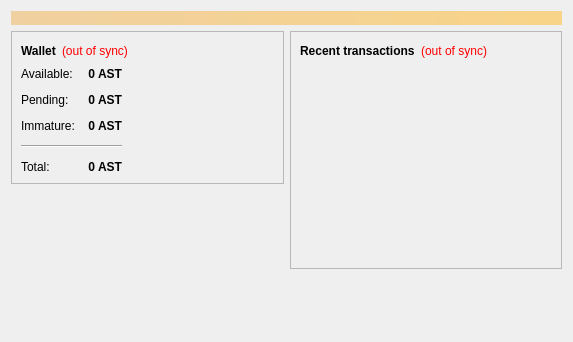
<?xml version="1.0" encoding="UTF-8"?>
<ui version="4.0">
 <class>OverviewPage</class>
 <widget class="QWidget" name="OverviewPage">
  <property name="geometry">
   <rect>
    <x>0</x>
    <y>0</y>
    <width>573</width>
    <height>342</height>
   </rect>
  </property>
  <property name="windowTitle">
   <string>Form</string>
  </property>
  <layout class="QVBoxLayout" name="topLayout">
   <item>
    <widget class="QLabel" name="labelAlerts">
     <property name="visible">
      <bool>false</bool>
     </property>
     <property name="styleSheet">
      <string notr="true">background-color: qlineargradient(x1: 0, y1: 0, x2: 1, y2: 0, stop:0 #F0D0A0, stop:1 #F8D488); color:#000000;</string>
     </property>
     <property name="wordWrap">
      <bool>true</bool>
     </property>
     <property name="margin">
      <number>3</number>
     </property>
    </widget>
   </item>
   <item>
    <layout class="QHBoxLayout" name="horizontalLayout" stretch="1,1">
     <item>
      <layout class="QVBoxLayout" name="verticalLayout_2">
       <item>
        <widget class="QFrame" name="frame">
         <property name="frameShape">
          <enum>QFrame::StyledPanel</enum>
         </property>
         <property name="frameShadow">
          <enum>QFrame::Raised</enum>
         </property>
         <layout class="QVBoxLayout" name="verticalLayout_4">
          <item>
           <layout class="QHBoxLayout" name="horizontalLayout_4">
            <item>
             <widget class="QLabel" name="label_5">
              <property name="font">
               <font>
                <weight>75</weight>
                <bold>true</bold>
               </font>
              </property>
              <property name="text">
               <string>Wallet</string>
              </property>
             </widget>
            </item>
            <item>
             <widget class="QLabel" name="labelWalletStatus">
              <property name="toolTip">
               <string>The displayed information may be out of date. Your wallet automatically synchronizes with the AsturCoin network after a connection is established, but this process has not completed yet.</string>
              </property>
              <property name="styleSheet">
               <string notr="true">QLabel { color: red; }</string>
              </property>
              <property name="text">
               <string notr="true">(out of sync)</string>
              </property>
              <property name="alignment">
               <set>Qt::AlignLeading|Qt::AlignLeft|Qt::AlignVCenter</set>
              </property>
             </widget>
            </item>
            <item>
             <spacer name="horizontalSpacer_2">
              <property name="orientation">
               <enum>Qt::Horizontal</enum>
              </property>
              <property name="sizeHint" stdset="0">
               <size>
                <width>40</width>
                <height>20</height>
               </size>
              </property>
             </spacer>
            </item>
           </layout>
          </item>
          <item>
          <layout class="QHBoxLayout" name="horizontalLayout_3">
           <item>
           <layout class="QFormLayout" name="formLayout_2">
            <property name="fieldGrowthPolicy">
             <enum>QFormLayout::AllNonFixedFieldsGrow</enum>
            </property>
            <property name="horizontalSpacing">
             <number>12</number>
            </property>
            <property name="verticalSpacing">
             <number>12</number>
            </property>
            <item row="0" column="0">
             <widget class="QLabel" name="label">
              <property name="text">
               <string>Available:</string>
              </property>
             </widget>
            </item>
            <item row="0" column="1">
             <widget class="QLabel" name="labelBalance">
              <property name="font">
               <font>
                <weight>75</weight>
                <bold>true</bold>
               </font>
              </property>
              <property name="cursor">
               <cursorShape>IBeamCursor</cursorShape>
              </property>
              <property name="toolTip">
               <string>Your current spendable balance</string>
              </property>
              <property name="text">
               <string notr="true">0 AST</string>
              </property>
              <property name="alignment">
               <set>Qt::AlignRight|Qt::AlignTrailing|Qt::AlignVCenter</set>
              </property>
              <property name="textInteractionFlags">
               <set>Qt::LinksAccessibleByMouse|Qt::TextSelectableByKeyboard|Qt::TextSelectableByMouse</set>
              </property>
             </widget>
            </item>
            <item row="1" column="0">
             <widget class="QLabel" name="label_3">
              <property name="text">
               <string>Pending:</string>
              </property>
             </widget>
            </item>
            <item row="1" column="1">
             <widget class="QLabel" name="labelUnconfirmed">
              <property name="font">
               <font>
                <weight>75</weight>
                <bold>true</bold>
               </font>
              </property>
              <property name="cursor">
               <cursorShape>IBeamCursor</cursorShape>
              </property>
              <property name="toolTip">
               <string>Total of transactions that have yet to be confirmed, and do not yet count toward the spendable balance</string>
              </property>
              <property name="text">
               <string notr="true">0 AST</string>
              </property>
              <property name="alignment">
               <set>Qt::AlignRight|Qt::AlignTrailing|Qt::AlignVCenter</set>
              </property>
              <property name="textInteractionFlags">
               <set>Qt::LinksAccessibleByMouse|Qt::TextSelectableByKeyboard|Qt::TextSelectableByMouse</set>
              </property>
             </widget>
            </item>
            <item row="2" column="0">
             <widget class="QLabel" name="labelImmatureText">
              <property name="text">
               <string>Immature:</string>
              </property>
             </widget>
            </item>
            <item row="2" column="1">
             <widget class="QLabel" name="labelImmature">
              <property name="font">
               <font>
                <weight>75</weight>
                <bold>true</bold>
               </font>
              </property>
              <property name="toolTip">
               <string>Mined balance that has not yet matured</string>
              </property>
              <property name="text">
               <string notr="true">0 AST</string>
              </property>
              <property name="alignment">
               <set>Qt::AlignRight|Qt::AlignTrailing|Qt::AlignVCenter</set>
              </property>
              <property name="textInteractionFlags">
               <set>Qt::LinksAccessibleByMouse|Qt::TextSelectableByKeyboard|Qt::TextSelectableByMouse</set>
              </property>
             </widget>
            </item>
            <item row="4" column="0">
             <widget class="QLabel" name="labelTotalText">
              <property name="text">
               <string>Total:</string>
              </property>
             </widget>
            </item>
            <item row="4" column="1">
             <widget class="QLabel" name="labelTotal">
              <property name="font">
               <font>
                <weight>75</weight>
                <bold>true</bold>
               </font>
              </property>
              <property name="cursor">
               <cursorShape>IBeamCursor</cursorShape>
              </property>
              <property name="toolTip">
               <string>Your current total balance</string>
              </property>
              <property name="text">
               <string notr="true">0 AST</string>
              </property>
              <property name="alignment">
               <set>Qt::AlignRight|Qt::AlignTrailing|Qt::AlignVCenter</set>
              </property>
              <property name="textInteractionFlags">
               <set>Qt::LinksAccessibleByMouse|Qt::TextSelectableByKeyboard|Qt::TextSelectableByMouse</set>
              </property>
             </widget>
            </item>
            <item row="3" column="0" colspan="2">
             <widget class="Line" name="line">
              <property name="orientation">
               <enum>Qt::Horizontal</enum>
              </property>
             </widget>
            </item>
           </layout>
          </item>
            <item>
             <spacer name="horizontalSpacer_3">
              <property name="orientation">
               <enum>Qt::Horizontal</enum>
              </property>
              <property name="sizeHint" stdset="0">
               <size>
                <width>40</width>
                <height>20</height>
               </size>
              </property>
             </spacer>
            </item>
           </layout>
          </item>
         </layout>
        </widget>
       </item>
       <item>
        <spacer name="verticalSpacer">
         <property name="orientation">
          <enum>Qt::Vertical</enum>
         </property>
         <property name="sizeHint" stdset="0">
          <size>
           <width>20</width>
           <height>40</height>
          </size>
         </property>
        </spacer>
       </item>
      </layout>
     </item>
     <item>
      <layout class="QVBoxLayout" name="verticalLayout_3">
       <item>
        <widget class="QFrame" name="frame_2">
         <property name="frameShape">
          <enum>QFrame::StyledPanel</enum>
         </property>
         <property name="frameShadow">
          <enum>QFrame::Raised</enum>
         </property>
         <layout class="QVBoxLayout" name="verticalLayout">
          <item>
           <layout class="QHBoxLayout" name="horizontalLayout_2">
            <item>
             <widget class="QLabel" name="label_4">
              <property name="text">
               <string>&lt;b&gt;Recent transactions&lt;/b&gt;</string>
              </property>
             </widget>
            </item>
            <item>
             <widget class="QLabel" name="labelTransactionsStatus">
              <property name="toolTip">
               <string>The displayed information may be out of date. Your wallet automatically synchronizes with the AsturCoin network after a connection is established, but this process has not completed yet.</string>
              </property>
              <property name="styleSheet">
               <string notr="true">QLabel { color: red; }</string>
              </property>
              <property name="text">
               <string notr="true">(out of sync)</string>
              </property>
              <property name="alignment">
               <set>Qt::AlignRight|Qt::AlignTrailing|Qt::AlignVCenter</set>
              </property>
             </widget>
            </item>
            <item>
             <spacer name="horizontalSpacer">
              <property name="orientation">
               <enum>Qt::Horizontal</enum>
              </property>
              <property name="sizeHint" stdset="0">
               <size>
                <width>40</width>
                <height>20</height>
               </size>
              </property>
             </spacer>
            </item>
           </layout>
          </item>
          <item>
           <widget class="QListView" name="listTransactions">
            <property name="styleSheet">
             <string notr="true">QListView { background: transparent; }</string>
            </property>
            <property name="frameShape">
             <enum>QFrame::NoFrame</enum>
            </property>
            <property name="verticalScrollBarPolicy">
             <enum>Qt::ScrollBarAlwaysOff</enum>
            </property>
            <property name="horizontalScrollBarPolicy">
             <enum>Qt::ScrollBarAlwaysOff</enum>
            </property>
            <property name="selectionMode">
             <enum>QAbstractItemView::NoSelection</enum>
            </property>
           </widget>
          </item>
         </layout>
        </widget>
       </item>
       <item>
        <spacer name="verticalSpacer_2">
         <property name="orientation">
          <enum>Qt::Vertical</enum>
         </property>
         <property name="sizeHint" stdset="0">
          <size>
           <width>20</width>
           <height>40</height>
          </size>
         </property>
        </spacer>
       </item>
      </layout>
     </item>
    </layout>
   </item>
  </layout>
 </widget>
 <resources/>
 <connections/>
</ui>
